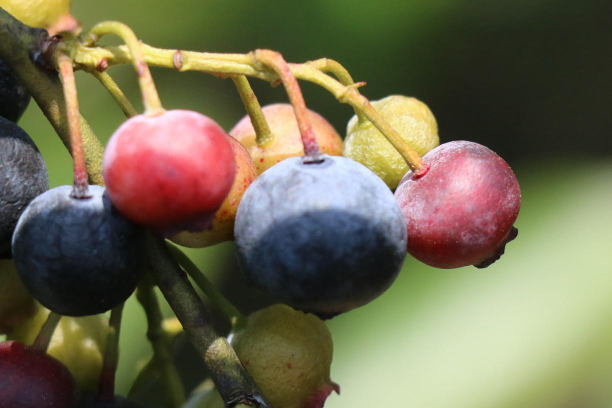
#> input picture data/uploads/003acf0f-3bd1-411a-b4d1-4ce33c0489ca_test.jpg, 1224 x 816 px (shown at 1/2 size)
$ python -i blueberry_detector.py   (imports and definitions only)
#> lines starting #> are read from the running program, lines starting #| are printed output that depends on the picture; after the words box and inside, x2 and y2 are one past the last pixel; in counts of white or black regions, pixels touching at a corner belong together
"""
Detector de arándanos y analizador de madurez usando YOLO
"""

import cv2
import numpy as np
import time
from typing import List, Dict, Any
import os
from ultralytics import YOLO

class BlueberryDetector:
    """Clase para detectar arándanos y analizar su madurez"""

    def __init__(self):
        self.confidence_threshold = 0.15
        self.iou_threshold = 0.45
        self.model_loaded = False
        self.model_path = os.environ.get('MODEL_PATH', 'models/weights/best_model.pt')
        self.model = None

        # Inicializar modelo YOLO
        self._initialize_model()

    def _initialize_model(self):
        """Inicializar modelo YOLO de detección"""
        try:
            # Resolver mejor ruta de pesos disponible
            candidates = []
            if self.model_path:
                candidates.append(self.model_path)
            candidates += [
                os.path.join('models', 'weights', 'best_model.pt'),
                os.path.join('models', 'weights', 'best.pt'),
                'best.pt',
                'last.pt'
            ]

            selected = None
            for p in candidates:
                if p and os.path.exists(p):
                    selected = p
                    break

            if selected:
                self.model = YOLO(selected)
                self.model_loaded = True
                self.model_path = selected
                print(f"✅ Modelo YOLO cargado desde: {selected}")
                try:
                    print(f"📊 Información del modelo: {self.model.info()}")
                except Exception:
                    pass
            else:
                # Fallback: detección por color
                self.model = None
                self.model_loaded = False
                print("⚠️ Pesos de YOLO no encontrados. Usando detección por color como fallback.")
                print("💡 Coloca best.pt en la raíz del proyecto o en models/weights/.")
        except Exception as e:
            print(f"❌ Error inicializando modelo YOLO: {str(e)}")
            print("🔄 Usando detección por color como fallback")
            self.model = None
            self.model_loaded = False

    def detect(self, image):
        """
        Detectar arándanos en la imagen usando YOLO

        Args:
            image: Imagen preprocesada (numpy array)

        Returns:
            detections: Lista de detecciones
        """
        try:
            if self.model_loaded and self.model is not None:
                # Usar modelo YOLO real
                yolo_dets = self._yolo_detection(image)
                # Si YOLO no detecta nada, intentar por color
                if not yolo_dets:
                    color_dets = self._color_based_detection(image)
                    if color_dets:
                        print("ℹ️ YOLO no detectó, pero detección por color encontró objetos.")
                        return color_dets
                return yolo_dets
            else:
                # Usar detección por color como fallback
                return self._color_based_detection(image)

        except Exception as e:
            print(f"❌ Error en detección YOLO: {str(e)}")
            print("🔄 Usando detección por color como fallback")
            return self._color_based_detection(image)

    def _color_based_detection(self, image):
        """
        Detección basada en color mejorada para arándanos (azul/morado)
        """
        try:
            # Convertir a HSV
            hsv = cv2.cvtColor(image, cv2.COLOR_RGB2HSV)
#> hsv: shape (816, 1224, 3); mean H, S, V 56.8, 101.7, 122.2

            # Rangos de tono ampliados para azul y morado (OpenCV H: 0-179)
            # Permitir menor saturación/valor para condiciones de iluminación variables
            lower_blue = np.array([85, 20, 30])
            upper_blue = np.array([140, 255, 255])
            lower_purple = np.array([140, 20, 30])
            upper_purple = np.array([170, 255, 255])

            # Máscaras y combinación
            mask_blue = cv2.inRange(hsv, lower_blue, upper_blue)
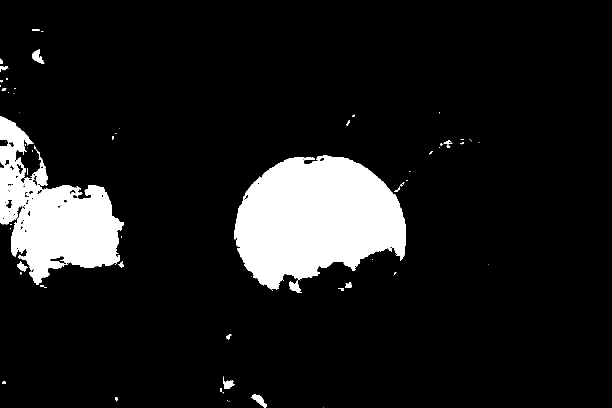
#> mask_blue: shape (816, 1224) (shown at 1/2 size); 10.8% white; 79 white regions (53 under 20 px), largest, box (x1, y1, x2, y2) and area: (468, 310, 812, 580) 64960, (0, 232, 248, 570) 39728, (64, 98, 89, 128) 354
            mask_purple = cv2.inRange(hsv, lower_purple, upper_purple)
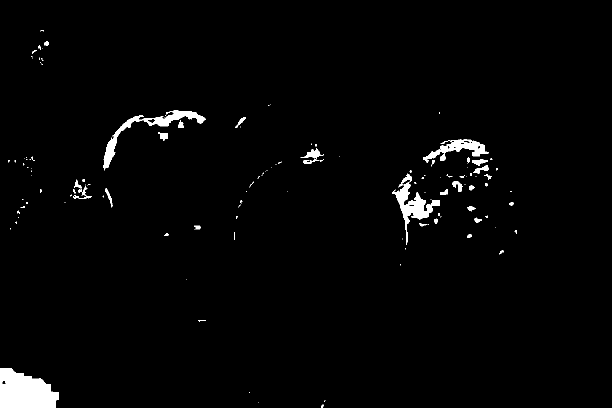
#> mask_purple: shape (816, 1224) (shown at 1/2 size); 1.9% white; 139 white regions (94 under 20 px), largest, box (x1, y1, x2, y2) and area: (0, 736, 118, 816) 7092, (784, 347, 880, 490) 3135, (846, 278, 978, 325) 1959
            mask = cv2.bitwise_or(mask_blue, mask_purple)
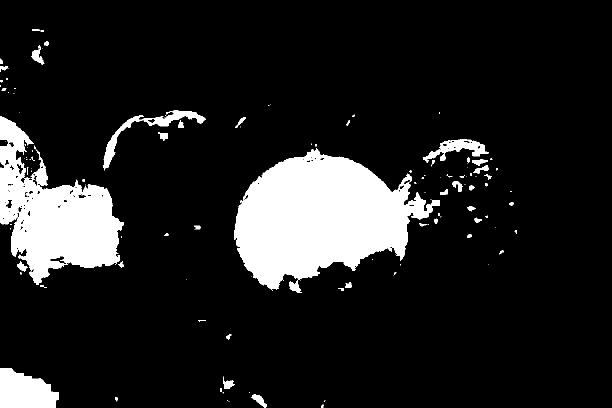
#> mask: shape (816, 1224) (shown at 1/2 size); 12.7% white; 139 white regions (84 under 20 px), largest, box (x1, y1, x2, y2) and area: (468, 297, 880, 580) 68774, (0, 232, 248, 570) 40343, (0, 736, 118, 816) 7128

            # Suavizado y morfología para reducir ruido y unir regiones
            mask = cv2.medianBlur(mask, 5)
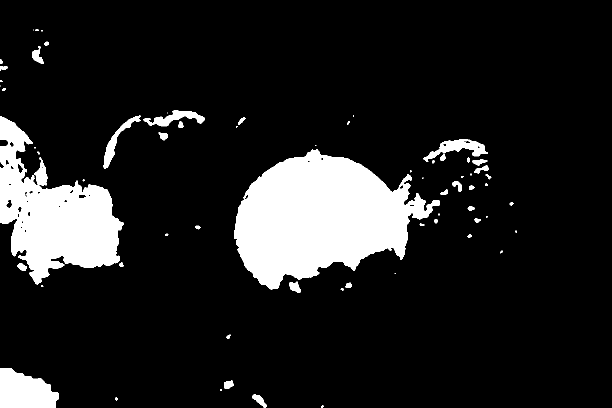
#> mask: shape (816, 1224) (shown at 1/2 size); 12.6% white; 67 white regions (24 under 20 px), largest, box (x1, y1, x2, y2) and area: (468, 298, 880, 579) 68858, (0, 232, 248, 570) 40747, (0, 736, 118, 816) 7126
            kernel = np.ones((5, 5), np.uint8)
            mask = cv2.morphologyEx(mask, cv2.MORPH_OPEN, kernel, iterations=1)
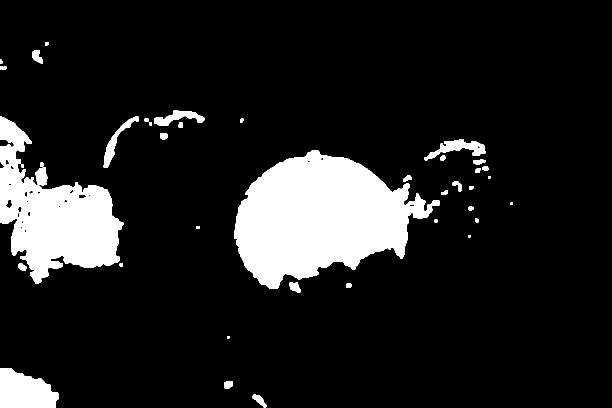
#> mask: shape (816, 1224) (shown at 1/2 size); 12.5% white; 40 white regions, largest, box (x1, y1, x2, y2) and area: (468, 300, 880, 578) 68482, (0, 233, 247, 568) 39675, (0, 736, 118, 816) 7118
            mask = cv2.morphologyEx(mask, cv2.MORPH_CLOSE, kernel, iterations=2)
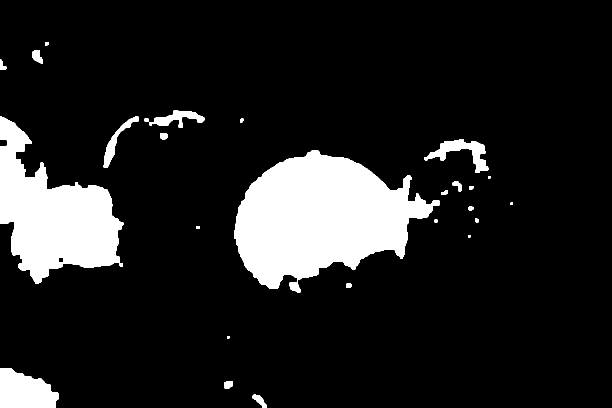
#> mask: shape (816, 1224) (shown at 1/2 size); 12.8% white; 26 white regions

            # Encontrar contornos
            contours, _ = cv2.findContours(mask, cv2.RETR_EXTERNAL, cv2.CHAIN_APPROX_SIMPLE)
#> contours = 26 contours, 4 with area under 20; largest, box (x1, y1, x2, y2) and area: (468, 300, 880, 585) 68856, (0, 233, 247, 568) 42108, (0, 736, 118, 816) 6942, (848, 279, 977, 346) 2733, (298, 221, 409, 256) 1510

            detections = []
            img_h, img_w = image.shape[:2]
#> img_h = 816; img_w = 1224
            img_area = img_h * img_w
#> img_area = 998784
            min_area = max(100, int(0.0005 * img_area))  # umbral relativo al tamaño
#> min_area = 499

            for contour in contours:
                area = cv2.contourArea(contour)
                if area < min_area:
                    continue

                x, y, w, h = cv2.boundingRect(contour)
                # Filtrar por razón de aspecto (arándanos ~circulares)
                aspect_ratio = w / float(h) if h > 0 else 0
                if aspect_ratio < 0.5 or aspect_ratio > 1.8:
                    continue

                # Confianza basada en área (heurística)
                confidence = float(min(0.99, area / (0.02 * img_area)))

                detections.append({
                    'bbox': [int(x), int(y), int(x + w), int(y + h)],
                    'confidence': confidence,
                    'class': 'blueberry',
                    'area': float(area)
                })
#> this loop made 26 passes
#> area on passes 1, 2, 5, 7, 9, 10, 12, 13, 14, 18, 19, 20: 319, 216.5, 77, 29.5, 43.5, 62, 76, 44.5, 176, 160, 37, 39.5
#> (area, x, y, w, h, aspect_ratio, confidence) on passes 3, 16, 21, 22: (6941.5, 0, 736, 118, 80, 1.48, 0.347), (68855.5, 468, 300, 412, 285, 1.45, 0.99), (1335, 207, 233, 70, 103, 0.68, 0.0668), (42108, 0, 233, 247, 335, 0.737, 0.99)
#> after the loop, detections = 4 items

            # Si no hay detecciones por color, intentar un fallback con HoughCircles
            if not detections:
                try:
                    gray = cv2.cvtColor(image, cv2.COLOR_RGB2GRAY)
                    gray = cv2.medianBlur(gray, 5)
                    circles = cv2.HoughCircles(
                        gray, cv2.HOUGH_GRADIENT, dp=1.2, minDist=20,
                        param1=60, param2=30,
                        minRadius=max(5, int(min(img_h, img_w) * 0.01)),
                        maxRadius=int(min(img_h, img_w) * 0.15)
                    )
                    if circles is not None:
                        for c in np.uint16(np.around(circles))[0, :]:
                            cx, cy, r = c
                            x1, y1 = int(cx - r), int(cy - r)
                            x2, y2 = int(cx + r), int(cy + r)
                            detections.append({
                                'bbox': [max(0, x1), max(0, y1), min(img_w-1, x2), min(img_h-1, y2)],
                                'confidence': 0.5,
                                'class': 'blueberry',
                                'area': float((x2 - x1) * (y2 - y1))
                            })
                except Exception as he:
                    # Ignorar errores de Hough para no romper flujo
                    pass

            return detections

        except Exception as e:
            print(f"Error en detección por color: {str(e)}")
            return []

    # [237 lines left out: functions _yolo_detection, analyze_maturity, _analyze_berry_maturity, _calculate_maturity_confidence, get_model_info, update_thresholds and 1 more, not called in this run]

>>> import cv2
>>> picture = cv2.cvtColor(cv2.imread('../../../data/uploads/003acf0f-3bd1-411a-b4d1-4ce33c0489ca_test.jpg'), cv2.COLOR_BGR2RGB)
>>> result = BlueberryDetector().detect(picture)
#> result = 4 items
